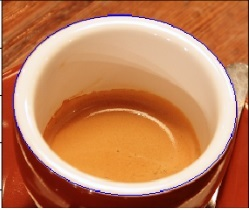
#> input picture hcage.jpg, 249 x 210 px
$ python RotateScale.py
#> lines starting #> are read from the running program, lines starting #| are printed output that depends on the picture
import cv2
import numpy as np
import matplotlib.pyplot as plt
#from matplotlib import pyplot as plt
from tkinter import filedialog
from tkinter import *


root = Tk()
root.withdraw()
root.filename =  filedialog.askopenfilename(initialdir = "/",title = "Select file",filetypes = (("all files",".*"),("jpg files",".jpg")))
#> the answer given: hcage.jpg
img = cv2.imread(root.filename,0)
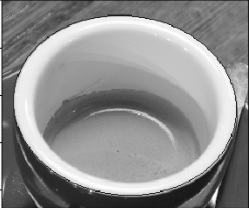
#> img: shape (210, 249); min 8, max 255, mean 142.9
root.destroy()
""" cv2.imshow("Ventana de imagen seleccionada",img)
cv2.waitKey(0) """

######Equalizado adaptado
clahe = cv2.createCLAHE(clipLimit=2.0, tileGridSize=(8,8))
cl = clahe.apply(img)
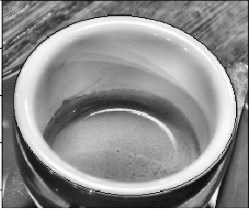
#> cl: shape (210, 249); min 6, max 255, mean 142.3
cv2.imshow("Ventana de imagen ",cl)
cv2.imwrite('clk.png',cl)


#####Equalizacion
equ = cv2.equalizeHist(img)
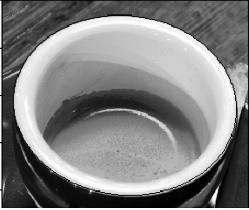
#> equ: shape (210, 249); min 0, max 255, mean 128.2
res = np.hstack((img,equ)) #stacking images side-by-side
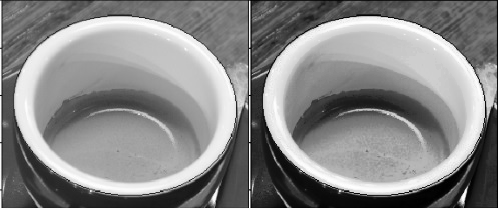
#> res: shape (210, 498); min 0, max 255, mean 135.6
cv2.imshow("Ventana de imagen seleccionada",res)

####Rotation and SCALE

rows,cols = equ.shape
#> rows = 210; cols = 249

M = cv2.getRotationMatrix2D((cols/2,rows/2),-15,1)

Rotada = cv2.warpAffine(equ,M,(cols,rows))
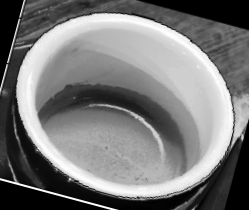
#> Rotada: shape (210, 249); min 0, max 255, mean 120.1
cv2.imshow("Ventana de imagen rotada",Rotada)
""" dst2 = cv2.filter2D(cl,-1,kernel)
cv2.imshow("Ventana",dst2) """
##############


#Calcular histograma horizontal y vertical

(h, w) = Rotada.shape[:2] #Calcular tamaño de la imageb
#> h = 210; w = 249
sumCols = []
sumFils=[]
plt.figure(u'Histograma horizontal y vertical')

#Histograma vertical

for j in range(w):
        col = Rotada[0:h, j:j+1] # y1:y2, x1:x2
        sumCols.append(np.sum(col))
        plt.subplot(211)
        plt.plot(sumCols)
        plt.title(u'Histogramas vertical y horizontal')
        plt.xlabel(u'Número de columnas')
        plt.ylabel(u'Nivel de intensidad')
#> after the loop, sumCols = 249 values, max 31186 at index 193, min 5450 at index 0, mean 25211.1

#Histograma horizontal

for j in range(h):
        cole = Rotada[j:j+1, 0:w ] # y1:y2, x1:x2
        sumFils.append(np.sum(cole))
        plt.subplot(212)
        plt.plot(sumFils)
        #plt.title(u'Histograma horizontal')
        plt.xlabel(u'Número de filas')
        plt.ylabel(u'Nivel de intensidad')
#> after the loop, sumFils = 210 values, max 39544 at index 47, min 4092 at index 201, mean 29893.2

#Calcular histograma horizontal y vertical

(h, w) = equ.shape[:2] #Calcular tamaño de la imageb
sumCols = []
sumFils=[]
plt.figure(u'Histograma horizontal y vertical Norotada')

#Histograma vertical

for j in range(w):
        col = equ[0:h, j:j+1] # y1:y2, x1:x2
        sumCols.append(np.sum(col))
        plt.subplot(211)
        plt.plot(sumCols)
        plt.title(u'Histogramas vertical y horizontal')
        plt.xlabel(u'Número de columnas')
        plt.ylabel(u'Nivel de intensidad')
#> after the loop, sumCols = 249 values, max 51449 at index 0, min 1349 at index 248, mean 26923.5

#Histograma horizontal

for j in range(h):
        cole = equ[j:j+1, 0:w ] # y1:y2, x1:x2
        sumFils.append(np.sum(cole))
        plt.subplot(212)
        plt.plot(sumFils)
        #plt.title(u'Histograma horizontal')
        plt.xlabel(u'Número de filas')
        plt.ylabel(u'Nivel de intensidad')
#> after the loop, sumFils = 210 values, max 63447 at index 209, min 4869 at index 207, mean 31923.6
plt.show()
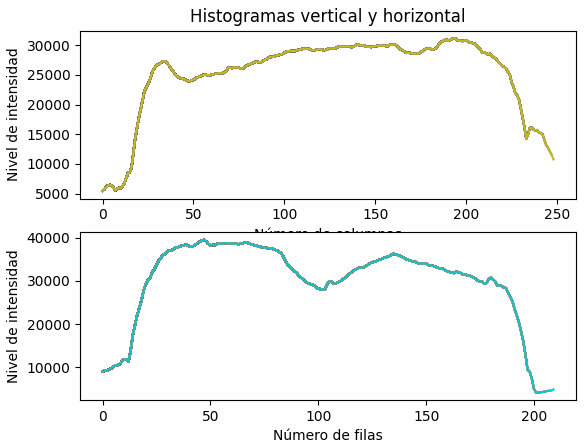
#> figure drawn by matplotlib, 2 panels
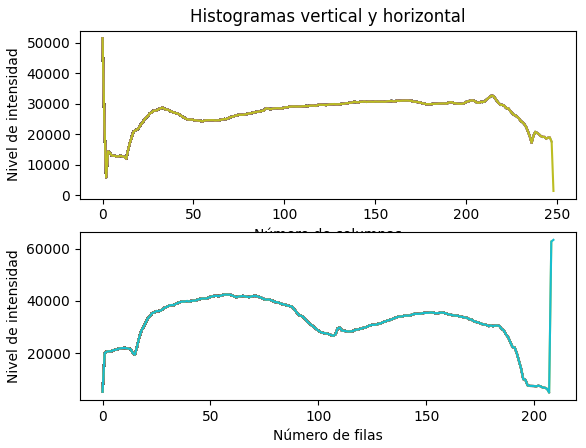
#> figure drawn by matplotlib, 2 panels

$ run again, on prueba.png
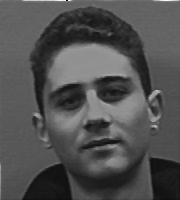
#> input picture prueba.png, 180 x 200 px
#> img is the input picture: shape (200, 180); min 6, max 254, mean 80.9
#> `Rotada = cv2.warpAffine(equ,M,(cols,rows))`:
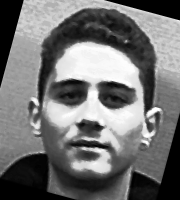
#> Rotada: shape (200, 180); min 0, max 255, mean 114.3
#> after the loop `for j in range(w):`: sumCols = 180 values, max 29882 at index 95, min 12051 at index 0, mean 22865.8
#> after the loop `for j in range(h):`: sumFils = 200 values, max 34542 at index 111, min 4815 at index 184, mean 20579.2
#> after the loop `for j in range(w):`: sumCols = 180 values, max 37244 at index 0, min 16926 at index 42, mean 25821.7
#> after the loop `for j in range(h):`: sumFils = 200 values, max 41566 at index 0, min 8570 at index 199, mean 23239.5
#> `plt.show()`:
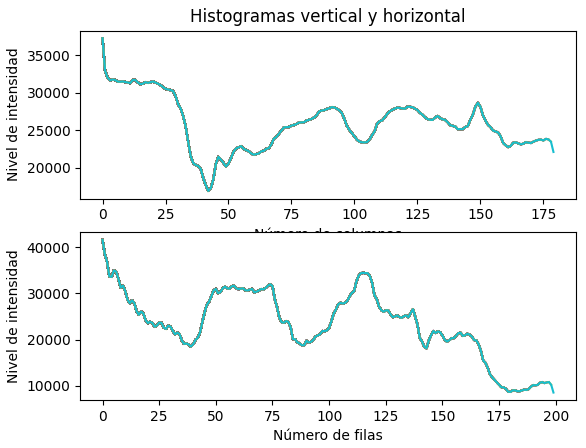
#> figure drawn by matplotlib, 2 panels
